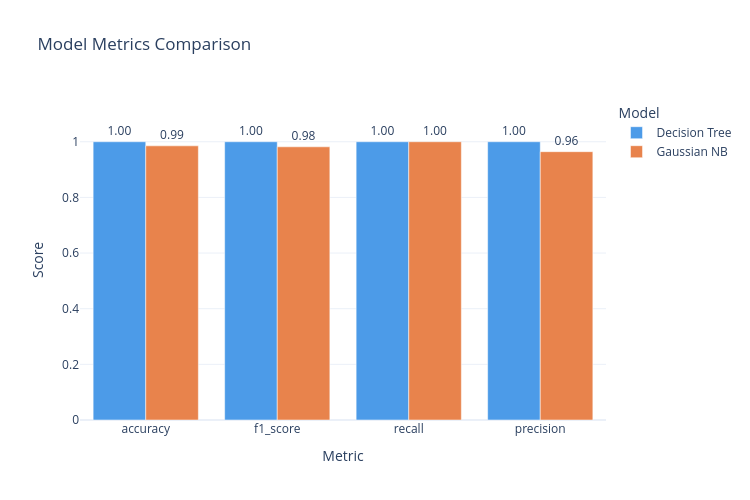

The notebook cell saved with this chart:
### Code cell
import os
import plotly.io as pio

# --- Grouped Bar Chart ---
metrics = ["accuracy", "f1_score", "recall", "precision"]
colors  = ["#4C9BE8", "#E8834C"]

fig = go.Figure()

for i, row in enumerate(metrics_df.iter_rows(named=True)):
    fig.add_trace(go.Bar(
        name=row["model"],
        x=metrics,
        y=[row["accuracy"], row["f1_score"], row["recall"], row["precision"]],
        marker_color=colors[i],
        text=[f"{v:.2f}" for v in [row["accuracy"], row["f1_score"], row["recall"], row["precision"]]],
        textposition="outside",
    ))

fig.update_layout(
    title="Model Metrics Comparison",
    barmode="group",
    xaxis_title="Metric",
    yaxis_title="Score",
    yaxis=dict(range=[0, 1.15]),
    legend_title="Model",
    height=500,
    width=750,
    template="plotly_white",
)

# --- Save Image ---
batch = os.getcwd()
path  = os.path.join(batch, '..', 'outputs', 'figures', 'comparison_table.png')   

os.makedirs(os.path.dirname(path), exist_ok=True)    

fig.write_image(path)    
fig.show()

### Figure 1 — Plotly figure (JSON) as saved in the notebook; plotly's stock layout.template omitted (floating-point values rounded to 4 significant figures)
{"data": [{"marker": {"color": "#4C9BE8"}, "name": "Decision Tree", "text": ["1.00", "1.00", "1.00", "1.00"], "textposition": "outside", "type": "bar", "x": ["accuracy", "f1_score", "recall", "precision"], "y": [1, 1, 1, 1]}, {"marker": {"color": "#E8834C"}, "name": "Gaussian NB", "text": ["0.99", "0.98", "1.00", "0.96"], "textposition": "outside", "type": "bar", "x": ["accuracy", "f1_score", "recall", "precision"], "y": [0.9853, 0.9818, 1, 0.9643]}], "layout": {"barmode": "group", "height": 500, "legend": {"title": {"text": "Model"}}, "title": {"text": "Model Metrics Comparison"}, "width": 750, "xaxis": {"title": {"text": "Metric"}}, "yaxis": {"range": [0, 1.15], "title": {"text": "Score"}}}}
